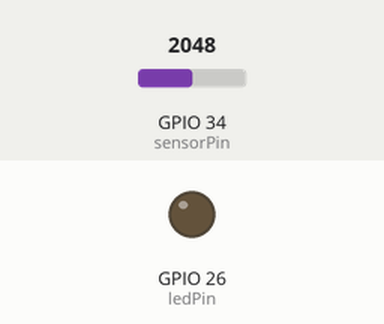
This sketch was run on a simulated ESP32. On the bench: output pins drawn as LEDs (lit = HIGH). The inputs (shaded band) are chosen by the test bench; at power-on: GPIO 34 (sensorPin) = 2048. WiFi joins after 1.5 s; servers stay silent unless stated; storage starts empty; what the sketch prints to the serial monitor is not drawn.

Above: at 3.2 s.
3.3 s: GPIO 34 (sensorPin) set to 2687
7.2 s: GPIO 34 (sensorPin) set to 2817
At 10.2 s:
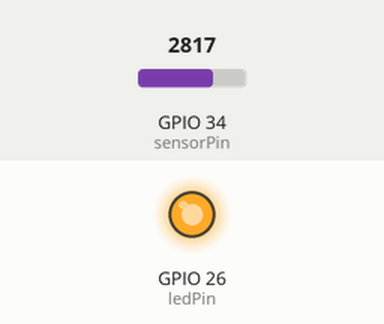
10.5 s: GPIO 34 (sensorPin) set to 2480
13.2 s: GPIO 34 (sensorPin) set to 2407
At 16.2 s:
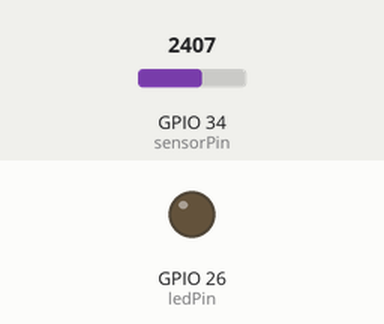
16.5 s: GPIO 34 (sensorPin) set to 2866
At 18.5 s:
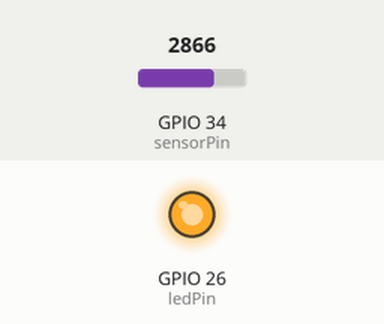
Timing chart, 0 to 20.0 s (numbered marks = the images above; inputs shaded):
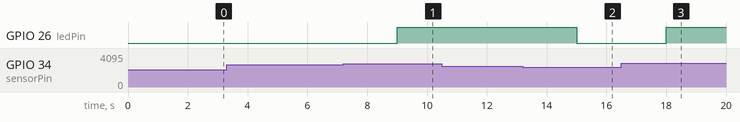

Measured:
- the behaviour switches between 2745 and 2746 on GPIO 34 (sensorPin) (found by bisection; images 0 and 1)
- the behaviour switches between 2445 and 2444 on GPIO 34 (sensorPin) (found by bisection; images 1 and 2)
- after the input at 3.3 s, every drawn part: stays the same
- after the input at 7.2 s, GPIO 26 (ledPin): LOW → HIGH after 1.8 s
- after the input at 10.5 s, every drawn part: stays the same
- after the input at 13.2 s, GPIO 26 (ledPin): HIGH → LOW after 1.8 s
- after the input at 16.5 s, GPIO 26 (ledPin): LOW → HIGH after 1.5 s

The sketch:

dummy.ino
```cpp
// Include Libraries
#include <WiFi.h>
#include <AsyncTCP.h>
#include <ESPAsyncWebServer.h>
#include <SPIFFS.h>

// Define Ports
#define ledPin 26         // LED (Aktuator) dipasang pada GPIO 26
#define sensorPin 34      // Sensor dipasang pada GPIO 34

// Initialize Variables
// currstate: status aktuator
int currstate = LOW;
// hasil: hasil pembacaan sensor
float hasil;
// statusHasil: status kelembaban
int statusHasil;

// Network Credentials
const char* ssid = "ubnt";
const char* password = "@uber104";

// AsyncWebServer object on port 80
AsyncWebServer server(80);

// Event Source on /events
AsyncEventSource events("/events");

// Timer variables
unsigned long lastTime = 0;
unsigned long timerDelay = 3000;

// Sensor object

// Pembacaan sensor sebelum dibalik
// 4095 paling kering
// 1095 paling basah (kira-kira 1100 seharusnya)
// range basah 3000

// Dibalik untuk mempermudah pembacaan
// 0 paling kering (4095)
// 3000 paling basah (1095)

void getSensorReadings(){
  hasil = 3000 - (analogRead(sensorPin) - 1095);

  // Pembulatan hasil di bawah 0 menjadi 0
  if (hasil < 0)
  {
    hasil = 0;
  }
  // Pembulatan hasil di atas 3000 menjadi 3000
  if (hasil > 3000)
  {
    hasil = 3000;
  }

  // Set status kelembaban
  // Tanaman rata-rata harus berada di kelembaban 45% sampai 65%
  // 45% dari 3000: 1350
  // 65% dari 3000: 1950
  if (hasil < 1350){        // terlalu kering
    statusHasil = 1;
  }
  else if (hasil > 1950){   // terlalu lembab
    statusHasil = 3;
  }
  else{                     // kelembaban pas
    statusHasil = 2;
  }

  // Ketika LED sedang menyala,  berarti sebelumnya moisture
  // turun di bawah rata-rata
  // Aktuator dalam keadaan menyala
  if (currstate == HIGH)
  {
    // Jika hasil pembacaan diatas 1650 (70%), berarti moisture
    // sudah berada pada range yang tepat
    if (hasil > 1650)       // pertengahan diantara batas bawah
                            // dan batas atas kelembaban
    {
      // Oleh karena itu, LED (Aktuator) dimatikan
      digitalWrite(ledPin, LOW);
      currstate = LOW;
    }
  }
  // Ketika LED sedang tidak menyala, berarti sebelumnya
  // moisture dalam range normal
  // Aktuator dalam keadaan mati
  else
  {
    // Jika hasil pembacaan dibawah 1350 (45%), berarti
    // keadaan terlalu kering
    if (hasil < 1350)
    {
      // Oleh karena itu, LED (Aktuator) dinyalakan
      digitalWrite(ledPin, HIGH);
      currstate = HIGH;
    }
  }
}

// Function yang me-return hasil berupa String
String readMoisture(){
  // Menerima hasil pembacaan sensor
  float m = hasil;

  if (isnan(m)){
    Serial.println("Failed to read moisture!");
    return "";
  }
  else {
    Serial.println(m);
    return String(m);
  }
}

// Initialize WiFi
// Melakukan koneksi ke router Wi-Fi menggunakan ssid
// dan password yang telah didefinisi
void initWiFi() {
    WiFi.mode(WIFI_STA);
    WiFi.begin(ssid, password);
    Serial.print("Connecting to WiFi ..");
    while (WiFi.status() != WL_CONNECTED) {
        Serial.print('.');
        delay(1000);
    }
    Serial.println(WiFi.localIP());
}

// Initialize Processor Function
// Function processor digunakan untuk menampilkan
// pembacaan sensor ketika dilakukan pembacaan pertama kali
// untuk mencegah menampilkan tampilan yang kosong
String processor(const String& var){
  getSensorReadings();

  // Untuk tampilan kelembaban
  if(var == "MOISTURE"){
    return String(hasil);
  }

  // Untuk tampilan status kelembaban
  if (var == "STATUS"){
    if (statusHasil == 1){
      return "Terlalu Kering";
    }
    else if (statusHasil == 2){
      return "Lembab";
    }
    else{
      return "Terlalu Lembab";
    }
  }
  return String();
}

// Web Page Building
// Membuat web page untuk menampilkan hasil pembacaan

// CSS
// Digunakan untuk men-design web page

// HTML
// Digunakan untuk menampilkan konten

// JavaScript
// Digunakan untuk menginisialisasi koneksi EventSource
// dengan server dan mengatasi event yang diterima server

const char index_html[] PROGMEM = R"rawliteral(
<!DOCTYPE HTML><html>
<head>
  <title>ESP Web Server</title>
  <meta name="viewport" content="width=device-width, initial-scale=1">
  <link rel="stylesheet" href="https://use.fontawesome.com/releases/v5.7.2/css/all.css" integrity="sha384-fnmOCqbTlWIlj8LyTjo7mOUStjsKC4pOpQbqyi7RrhN7udi9RwhKkMHpvLbHG9Sr" crossorigin="anonymous">
  <link rel="icon" href="data:,">
  <style>
    html {font-family: Arial; display: inline-block; text-align: center;}
    p { font-size: 1.2rem;}
    body {  margin: 0;}
    .topnav { overflow: hidden; background-color: #50B8B4; color: white; font-size: 1rem; }
    .content { padding: 20px; }
    .card { background-color: white; box-shadow: 2px 2px 12px 1px rgba(140,140,140,.5); }
    .cards { max-width: 800px; margin: 0 auto; display: grid; grid-gap: 2rem; grid-template-columns: repeat(auto-fit, minmax(200px, 1fr)); }
    .reading { font-size: 1.4rem; }
  </style>

</head>
<body>
  <div class="topnav">
    <h1>PENYIRAMAN TANAMAN OTOMATIS</h1>
  </div>
  <div class="content">
    <div class="cards">
      <div class="card">
        <p><i class="fas fa-tint" style="color:#00add6;"></i> MOISTURE </p><p><span class="reading"><span id="moi">%MOISTURE%</span></span></p>
      </div>
    </div>
  </div>
  <div class="content">
    <div class="cards">
      <div class="card">
        <p></i> STATUS </p><p><span class="reading"><span id="sta">%STATUS%</span></span></p>
      </div>
    </div>
  </div>
<script>
if (!!window.EventSource) {
 var source = new EventSource('/events');

 source.addEventListener('open', function(e) {
  console.log("Events Connected");
 }, false);

 source.addEventListener('error', function(e) {
  if (e.target.readyState != EventSource.OPEN) {
    console.log("Events Disconnected");
  }
 }, false);

 source.addEventListener('message', function(e) {
  console.log("message", e.data);
 }, false);

 source.addEventListener('moisture', function(e) {
  console.log("moisture", e.data);
  document.getElementById("moi").innerHTML = e.data;
 }, false);

  source.addEventListener('status', function(e) {
  console.log("status", e.data);
  document.getElementById("sta").innerHTML = e.data;
 }, false);

}
</script>
</body>
</html>)rawliteral";

// Setup
void setup() {
  // Inisialisasi Serial Monitor 115200
  Serial.begin(115200);
  // Inisialisasi LED (Aktuator) sebagai OUTPUT
  pinMode(ledPin, OUTPUT);
  // Inisialisasi LED (Aktuator) keadaan mati (LOW)
  digitalWrite(ledPin, LOW);

  // Inisialisasi SPIFFS (Filesystem)
  // Digunakan untuk meng-upload file ke Flash Memory
  if(!SPIFFS.begin()){
    Serial.println("An Error has occurred while mounting SPIFFS");
    return;
  }

  // Inisialisasi Wi-Fi
  // Digunakan untuk menghubungkan ESP32 dengan router
  initWiFi();

  // Handle Web Server
  // Pada root "/" (Main Page) akan ditampilkan text yang telah
  // disimpan pada "index_html" (Web Page yang telah dibuat
  // pada Web Page Building)
  server.on("/", HTTP_GET, [](AsyncWebServerRequest *request){
    request->send_P(200, "text/html", index_html, processor);
  });
  // Pada root "/chart" akan ditampilkan chart yang telah dibuat
  // pada file "index.html" yang diupload menggunakan SPIFFS
  server.on("/chart", HTTP_GET, [](AsyncWebServerRequest *request){
    request->send(SPIFFS, "/index.html");
  });
  // Pada root "/moisture" akan ditampilkan pembacaan sensor
  server.on("/moisture", HTTP_GET, [](AsyncWebServerRequest *request){
    request->send_P(200, "text/plain", readMoisture().c_str());
  });

  // Handle Web Server Events
  events.onConnect([](AsyncEventSourceClient *client){
    if(client->lastId()){
      Serial.printf("Client reconnected! Last message ID that it got is: %u\n", client->lastId());
    }
    client->send("hello!", NULL, millis(), 10000);
  });
  server.addHandler(&events);

  // Server Start
  server.begin();
}

// Loop
void loop() {
  if ((millis() - lastTime) > timerDelay) {
    getSensorReadings();

    // Menampilkan hasil pembacaan sensor
    Serial.printf("Moisture = %.2f \n", hasil);
    Serial.println();

    // Mengirimkan events ke browser berdasarkan
    // hasil pembacaan sensor
    events.send("ping",NULL,millis());

    // Mengirimkan hasil pembacaan sensor
    events.send(String(hasil).c_str(),"moisture",millis());

    // Mengirimkan status kelembaban
    if (statusHasil == 1){
      events.send("Terlalu Kering","status",millis());
    }
    else if (statusHasil == 3){
      events.send("Terlalu Lembab","status",millis());
    }
    else{
      events.send("Lembab","status",millis());
    }

    lastTime = millis();
  }
}
```
